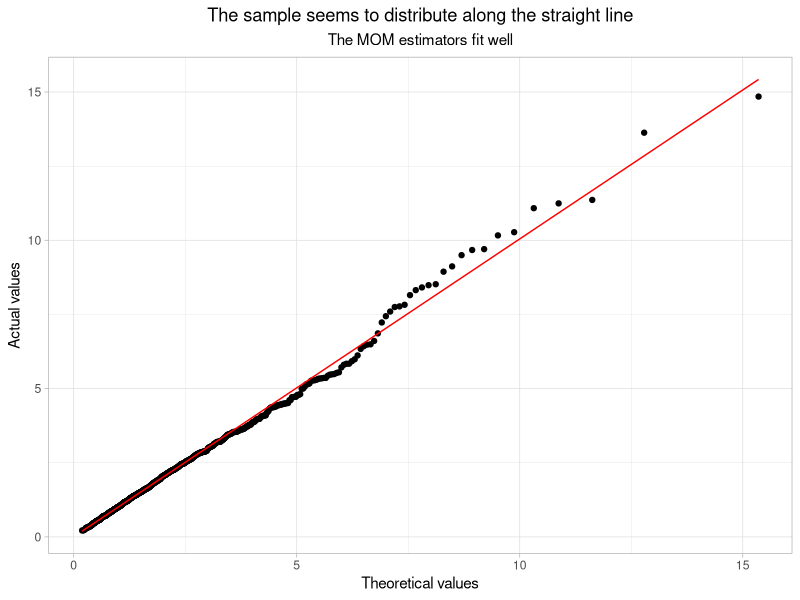
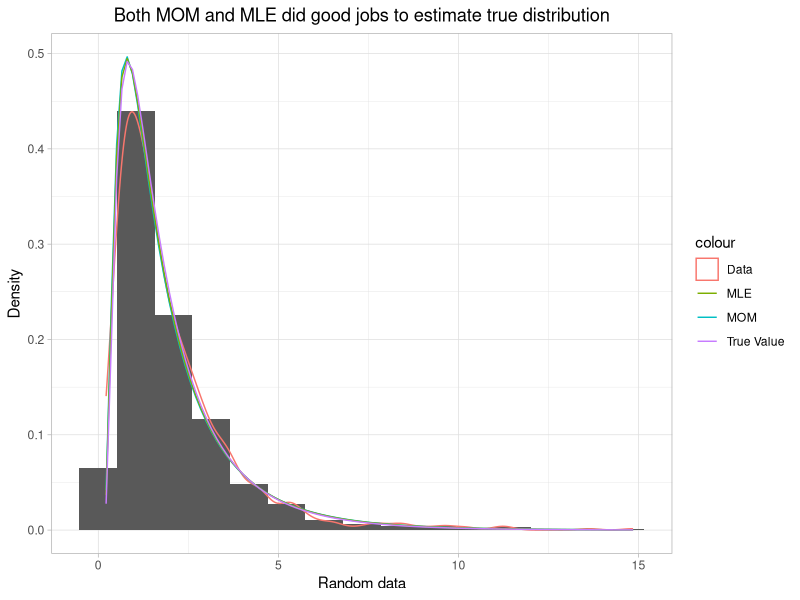

Here is the R script that generated these plots, in order:
# HW9: Inverse Gaussian distribution
#
# In this exercise, we will generate random data, estimate the parameters
# and compare the result of method of moments and maximum likelihood estimators.
# We will focus on the inverse gaussian distribution.
# For details, here is the link: [https://en.wikipedia.org/wiki/Inverse_Gaussian_distribution]
#
# Throughout the exercise:
#    - Do NOT use `for`, `while` or `repeat` loops.
#    - Use `%>%` to structure your operations.
#    - Use `theme_light()` for the plots.
#    - For graphs with titles, make the format as
# `theme(plot.title = element_text(hjust = 0.5), plot.subtitle = element_text(hjust = 0.5))`.
#
# 1. Load the packages `statmod`, `ggplot2` and `tidyverse`.
#    Set your seed to `100`. Store the seed to `seed1`.
#    Generate 1000 samples from a inverse gaussian
#    distribution with parameters `mean` = 2, `shape` = 3.
#    To do this, you should use:
#      - `set.seed()` to set random seed
#      - `rinvgauss()` to generate random variables from inverse gaussian
#    distribution
#    Save your simulation into `random_data`.
## Do not modify this line!
library(statmod)
library(ggplot2)
library(tidyverse)
set.seed(100)
seed1<-.Random.seed
random_data<-rinvgauss(1000,mean=2,shape=3)

# 2. Create a function `mom_invgauss()` that takes an input `par`. The function
#    should finally return the moments of mean and variance of inverse gassian
#    distribution represented by parameters. You can find formulas on the website
#    presented above.
#    To do this, you can follow the steps:
#      - create a vector of length 2, use two parameters stored in the
#        `par` to represent the mean and variance of the inverse gaussian
#        distribution.
#      - Store the returned vector to `moments` and return it.
#    Example: `mom_invgauss(c(1,1))` would return `[1] 1 1`.
#
#    Create a function `obj_invgauss()` that takes in `x` which represents
#    the data, and an input `par` as parameters of inverse gaussian distribution.
#    The funtion should return the squared error between the true mean and
#    variance of `x` and the inverse gaussian distribution specified by `par`.
#    To do this, you can follow the steps:
#      - create a vector called `moments` that stores mean and
#        variance of `x`.
#      - use `mom_invgauss()` that we just implemented to
#        generate estimated moments.
#      - calculate the differences between estimated moments
#        and true moments, and store returned value to `differences`.
#      - return the sum of `differences` as the sum of square errors.
#    Example: `obj_invgauss(c(1,1),c(1,2,3))` would return `[1] 1`.
#
#    Create a function `par_invgauss1()` that take `x` as an input and returns the
#    estimated parameters.
#    To do this, you can use:
#      - `optim()` to optimize the objective function
#        - choose startpoint as `mean` = 1 and `shape` = 1.
#      - Then extract and return the optimal parameters.
#    Example: `par_invgauss1(c(1,2,3))` would return `[1] 2.00 8.00`
#    printed in 2 digits.
## Do not modify this line!
mom_invgauss<-function(par){
  moments<-c(par[1],par[1]^3/par[2])
  return(moments)
}
obj_invgauss<-function(par,x){
  moments<-c(mean(x),var(x))
  sum((moments-mom_invgauss(par))^2)
}
par_invgauss1<-function(x){
  optim(c(1,1),obj_invgauss,x=x)$par
}

# 3. Use `par_invgauss1()` to estimate the parameters of `random_data`. Store
#    returned estimated parameters to `par1`.
#    Create a list that owns two parameters in `par1`, store returned list
#    to `dparams`.
#    Use `tibble()` to transform `random_data` into a tibble, store the
#    returned data frame to `random_data_tbl`.
#    Draw a qq-plot to plot the estimated distribution vs. true value.
#    To do this, you can use:
#      - `ggplot()` to plot the `random_data`.
#      - `geom_qq()` to draw a inverse gaussian distribution with parameters
#        of `dparams`.
#      - `stat_qq_line()` to draw a straight line that takes inverse gaussian
#        distribution with parameters of `dparams`, make the `color` as red.
#      - `labs()` to name the title as `"The sample seems to distribute along the straight line"`,
#        subtitle as `"The MOM estimators fit well"`,
#        x-axis as `"Theoretical values"`,
#        y-axis as `"Actual values"`.
#    Store returned graph to `g1`.
## Do not modify this line!
par1<-par_invgauss1(random_data)
dparams<-list(par1[1],par1[2])
random_data_tbl<-tibble(random_data)
g1<-ggplot(random_data_tbl,aes(sample=random_data))+
  geom_qq(distribution=qinvgauss,dparams=dparams)+
  stat_qq_line(distribution=qinvgauss,dparams=dparams,color='red')+
  labs(title="The sample seems to distribute along the straight line",
       subtitle="The MOM estimators fit well",
       x="Theoretical values",y="Actual values")+
  theme_light()+
  theme(plot.title = element_text(hjust = 0.5), plot.subtitle = element_text(hjust = 0.5))

# 4. Create a function `nll_invgauss` to calculate the negative loglikelihood
#    of our data under the parameters. The function will take two inputs `par`
#    as parameters(a vector of length two) and `x` as data. It returns the
#    calculated negative loglikelihood.
#    To do this, you can use:
#      - `dinvgauss()` to calculate the likelihood
#        - specify `log = TRUE` to calculate the loglikelihood.
#
#    Set your seed to `100`. Store the seed to `seed2`.
#    To do this, you should use:
#      - `set.seed()` to set random seed
#
#    Now we will use some package to calculate MLE.
#    To do this, you can use:
#      - `optim()` and `nll_invgauss()` you just created. Inside the function,
#      you should:
#        - choose startpoint as `mean` = 1 and `shape` = 1.
#        - specify `hessian = TRUE`
#        - specify `lower = 0`
#        - specify `method = "L-BFGS-B"`
#        - specify `x` as `random_data`
#        - DON'T sepcify any other parameters in `optim()`
#    Store the returned object to `fit`.
#
#    Use `solve()` to get the inverse of hessian matrix from `fit`, then use
#    `sqrt()` and `diag()` to get the standard error of each variable.
#    Store returned standard error to `se`.
#
#    Extract parameters of fit and save them to `par2`. Then, calculate lower
#    and upper bound confidence interval. Save the estimated lower and upper bound
#    confidence interval into `lower` and`upper` respectively, they should both be
#    vector of length 2.
#    You can use 1.96 for the 0.975 quantile of the standard normal distribution.
## Do not modify this line!
nll_invgauss<-function(par, x){
  return(-sum(dinvgauss(x,par[1],par[2],log=TRUE)))
}
set.seed(100)
seed2<-.Random.seed
fit<-optim(c(1,1),nll_invgauss,x=random_data,hessian=TRUE,lower=0,method="L-BFGS-B")
se<-sqrt(diag(solve(fit$hessian)))
par2<-fit$par
lower<-par2-se*1.96
upper<-par2+se*1.96

# 5. Follow the link given above to find the formulas of mu hat and shape hat.
#    Use those formulas to estimate parameters directly and save returned value to
#    `mu_hat` and `shape_hat` accordingly. Here, the results should be same as `par2`.
## Do not modify this line!
mu_hat<-mean(random_data)
shape_hat<-mu_hat^3/var(random_data)

# 6. Use `ks.test()` to test if parameters from MLE fit well. The argument
#    should take in `random_data`, `pinvgauss` and two parameters in `par2`.
## Do not modify this line!
ks.test(random_data,pinvgauss,par2[1],par2[2])


# 7. Compare the result of MOM and MLE by ploting the estimated density curves
#    together on the same plot.
#    You should add a histogram and the estimated density of
#    the original `random_data`, then add the two estimated density curves.
#    To do this, you can use:
#      - `ggplot()` to take in `random_data_tbl` and set `x` as `random_data`.
#      - `geom_histogram()` to add a hitogram with density scale, specify `bins=15`.
#      - `geom_density()` to add the density curve, specify `color = "Data"`.
#      - `stat_function` to add the three curves for MOM, MLE and True Value.
#        - specify `color = "MOM"`, `color = "MLE"` and `color = "True Value"`
#          for each curve.
#      - `labs()` to names the title as
#        `"Both MOM and MLE did good jobs to estimate true distribution"`.
#        x-axis as `"Random data"`,
#        y-axis as`"Density"`.
#        Store returned graph to `g2`.
#
## Do not modify this line!
g2<-ggplot(random_data_tbl,aes(x = random_data))+
  geom_histogram(aes(y = ..density..),bins = 15) +
  geom_density(aes(color="Data")) +
  stat_function(fun=partial(dinvgauss,mean=par1[1],shape=par1[2]),aes(color="MOM")) +
  stat_function(fun=partial(dinvgauss,mean=par2[1],shape=par2[2]),aes(color="MLE")) +
  stat_function(fun=partial(dinvgauss,mean=2,shape=3),aes(color="True Value")) +
  labs(title="Both MOM and MLE did good jobs to estimate true distribution",
       x="Random data",y="Density") +
  theme_light() +
  theme(plot.title=element_text(hjust = 0.5),plot.subtitle=element_text(hjust=0.5))